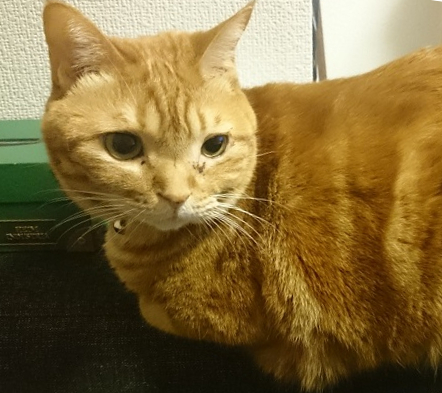
#> input picture s3bucket/util/neko_base.jpg, 442 x 393 px
$ python -i main.py   (imports and definitions only)
#> lines starting #> are read from the running program, lines starting #| are printed output that depends on the picture
#> further down, picture is the input picture: shape (393, 442, 3); mean B, G, R 60.3, 108.2, 131.4
# coding: UTF-8
#

from __future__ import print_function

import cv2
import numpy as np
import boto3
import uuid
import json
import random

# [1 line that did not run here, left out]

# [13 lines left out: functions get_config_from_s3, get_image_from_s3, not called in this run]

def face_detector(image):
    # minify image
    height, width = image.shape[:2]
#> height = 393; width = 442
    MAX_WIDTH = 800
    if width > MAX_WIDTH:
        minify_factor = 1.0 * MAX_WIDTH / width
    else:
        minify_factor = 1.0
    minify_image_size = (int(width * minify_factor), int(height * minify_factor))
#> minify_image_size = (442, 393)
    minify_image = cv2.resize(image, minify_image_size, cv2.INTER_LINEAR)

    # gray
    gray_minify_image  = cv2.cvtColor(minify_image, cv2.COLOR_BGR2GRAY)
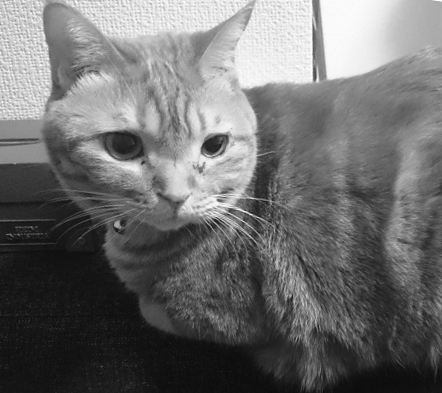
#> gray_minify_image: shape (393, 442); min 9, max 255, mean 109.7
    faceCascade = cv2.CascadeClassifier('haarcascade_frontalface_default.xml')
    minify_faces = faceCascade.detectMultiScale(gray_minify_image, 1.1, 3)
#> minify_faces = [[383, 176, 57, 57], [176, 104, 105, 105]]

    faces = [[int(v / minify_factor) for v in face] for face in minify_faces]
#> faces = [[383, 176, 57, 57], [176, 104, 105, 105]]
    return faces

def trim_image(image, rect): # rect = [x, y, width, height]
    x, y, width, height = rect
    return image[y:y + height, x:x + width]

# [56 lines left out: functions put_image_to_s3, signed_url, lambda_handler, not called in this run]

>>> import cv2
>>> picture = cv2.imread('../s3bucket/util/neko_base.jpg')
>>> result = face_detector(picture)
#> result = [[383, 176, 57, 57], [176, 104, 105, 105]]

$ run again, on s3bucket/util/kuma_base.png
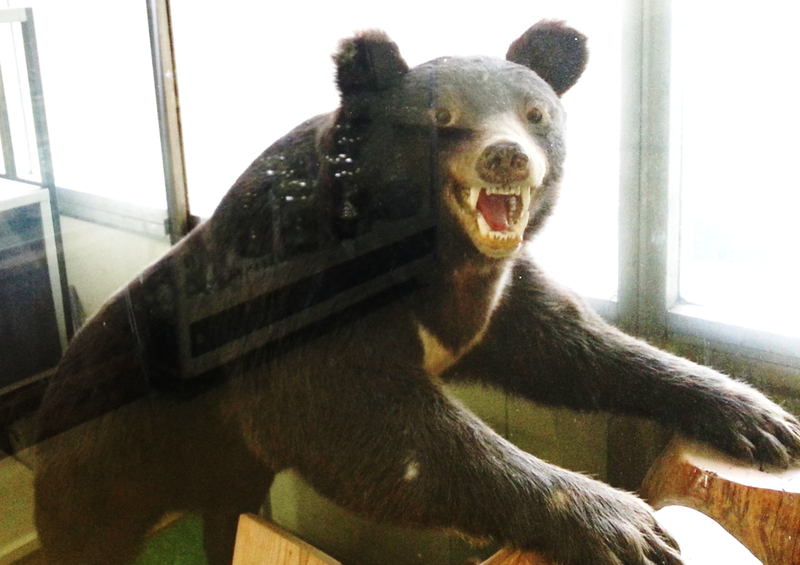
#> input picture s3bucket/util/kuma_base.png, 800 x 565 px
#> picture is the input picture: shape (565, 800, 3); mean B, G, R 118, 129.4, 134.2
#> in face_detector, `gray_minify_image  = cv2.cvtColor(minify_image, cv2.COLOR_BGR2GRAY)`:
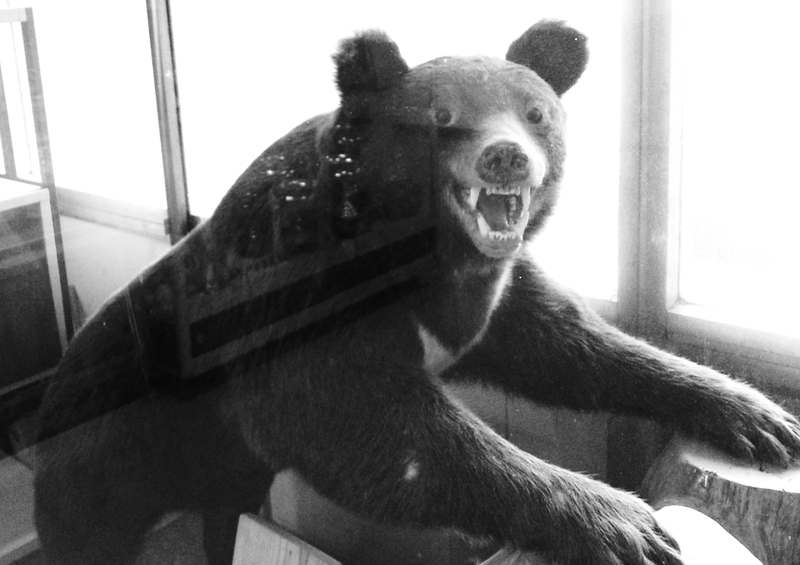
#> gray_minify_image: shape (565, 800); min 6, max 255, mean 129.6
#> minify_faces = ()
#> faces = []
